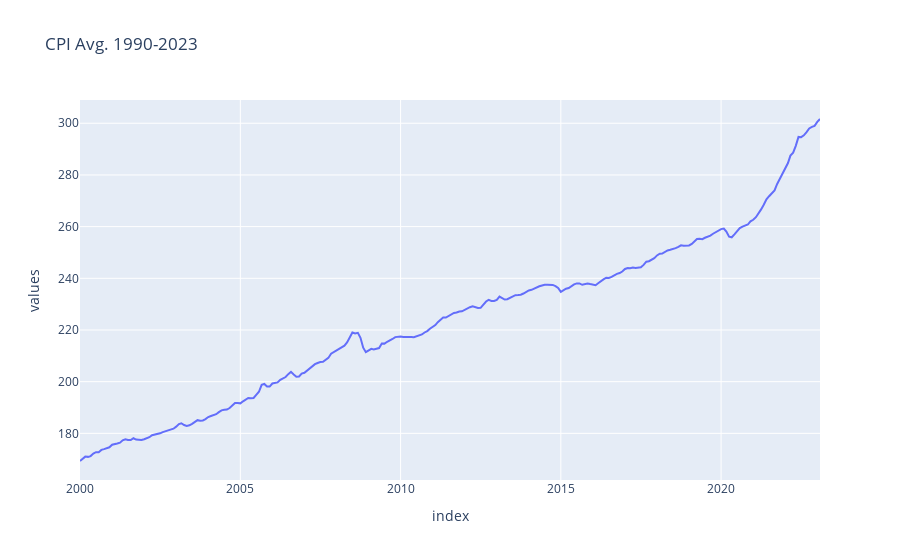

This figure's notebook cell:
### Code cell
fig.show()

### Figure 1 — Plotly figure (JSON) as saved in the notebook; plotly's stock layout.template omitted (floating-point values rounded to 4 significant figures; data arrays with more than 128 entries replaced by an {"elided": "..."} marker saying what was removed)
{"data": [{"hovertemplate": "index=%{x}<br>values=%{y}<extra></extra>", "legendgroup": "", "line": {"color": "#636efa", "dash": "solid"}, "marker": {"symbol": "circle"}, "mode": "lines", "name": "", "orientation": "v", "showlegend": false, "type": "scatter", "x": {"elided": "278 str values"}, "xaxis": "x", "y": {"elided": "278 float values"}, "yaxis": "y"}], "layout": {"legend": {"tracegroupgap": 0}, "title": {"text": "CPI Avg. 1990-2023"}, "xaxis": {"anchor": "y", "domain": [0, 1], "title": {"text": "index"}}, "yaxis": {"anchor": "x", "domain": [0, 1], "title": {"text": "values"}}}}
